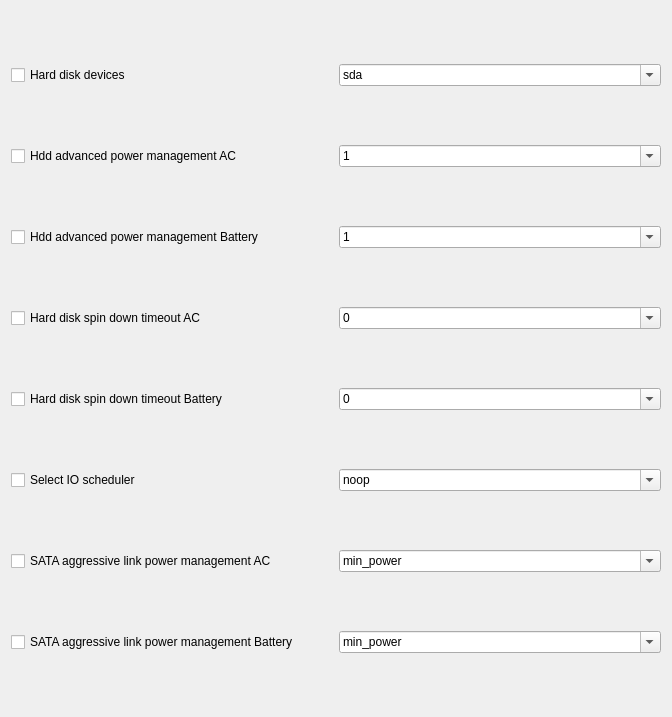
          <widget class="QWidget" name="scrollAreaWidgetContents_3">
           <property name="geometry">
            <rect>
             <x>0</x>
             <y>0</y>
             <width>672</width>
             <height>717</height>
            </rect>
           </property>
           <layout class="QHBoxLayout" name="horizontalLayout_19">
            <item>
             <layout class="QVBoxLayout" name="verticalLayout_7">
              <item>
               <layout class="QHBoxLayout" name="horizontalLayout">
                <item>
                 <widget class="QCheckBox" name="checkBox_22">
                  <property name="text">
                   <string>Hard disk devices</string>
                  </property>
                 </widget>
                </item>
                <item>
                 <widget class="QComboBox" name="comboBox_6">
                  <property name="editable">
                   <bool>true</bool>
                  </property>
                  <item>
                   <property name="text">
                    <string>sda</string>
                   </property>
                  </item>
                  <item>
                   <property name="text">
                    <string>sdb</string>
                   </property>
                  </item>
                 </widget>
                </item>
               </layout>
              </item>
              <item>
               <layout class="QHBoxLayout" name="horizontalLayout_20">
                <item>
                 <widget class="QCheckBox" name="checkBox_23">
                  <property name="text">
                   <string>Hdd advanced power management AC</string>
                  </property>
                 </widget>
                </item>
                <item>
                 <widget class="QComboBox" name="comboBox_7">
                  <property name="editable">
                   <bool>true</bool>
                  </property>
                  <item>
                   <property name="text">
                    <string>1</string>
                   </property>
                  </item>
                  <item>
                   <property name="text">
                    <string>127</string>
                   </property>
                  </item>
                  <item>
                   <property name="text">
                    <string>128</string>
                   </property>
                  </item>
                  <item>
                   <property name="text">
                    <string>254</string>
                   </property>
                  </item>
                  <item>
                   <property name="text">
                    <string>255</string>
                   </property>
                  </item>
                 </widget>
                </item>
               </layout>
              </item>
              <item>
               <layout class="QHBoxLayout" name="horizontalLayout_21">
                <item>
                 <widget class="QCheckBox" name="checkBox_24">
                  <property name="text">
                   <string>Hdd advanced power management Battery</string>
                  </property>
                 </widget>
                </item>
                <item>
                 <widget class="QComboBox" name="comboBox_8">
                  <property name="editable">
                   <bool>true</bool>
                  </property>
                  <item>
                   <property name="text">
                    <string>1</string>
                   </property>
                  </item>
                  <item>
                   <property name="text">
                    <string>127</string>
                   </property>
                  </item>
                  <item>
                   <property name="text">
                    <string>128</string>
                   </property>
                  </item>
                  <item>
                   <property name="text">
                    <string>254</string>
                   </property>
                  </item>
                  <item>
                   <property name="text">
                    <string>255</string>
                   </property>
                  </item>
                 </widget>
                </item>
               </layout>
              </item>
              <item>
               <layout class="QHBoxLayout" name="horizontalLayout_22">
                <item>
                 <widget class="QCheckBox" name="checkBox_25">
                  <property name="text">
                   <string>Hard disk spin down timeout AC</string>
                  </property>
                 </widget>
                </item>
                <item>
                 <widget class="QComboBox" name="comboBox_9">
                  <property name="editable">
                   <bool>true</bool>
                  </property>
                  <item>
                   <property name="text">
                    <string>0</string>
                   </property>
                  </item>
                  <item>
                   <property name="text">
                    <string>1</string>
                   </property>
                  </item>
                  <item>
                   <property name="text">
                    <string>240</string>
                   </property>
                  </item>
                  <item>
                   <property name="text">
                    <string>241</string>
                   </property>
                  </item>
                  <item>
                   <property name="text">
                    <string>251</string>
                   </property>
                  </item>
                 </widget>
                </item>
               </layout>
              </item>
              <item>
               <layout class="QHBoxLayout" name="horizontalLayout_23">
                <item>
                 <widget class="QCheckBox" name="checkBox_26">
                  <property name="text">
                   <string>Hard disk spin down timeout Battery</string>
                  </property>
                 </widget>
                </item>
                <item>
                 <widget class="QComboBox" name="comboBox_10">
                  <property name="editable">
                   <bool>true</bool>
                  </property>
                  <item>
                   <property name="text">
                    <string>0</string>
                   </property>
                  </item>
                  <item>
                   <property name="text">
                    <string>1</string>
                   </property>
                  </item>
                  <item>
                   <property name="text">
                    <string>240</string>
                   </property>
                  </item>
                  <item>
                   <property name="text">
                    <string>241</string>
                   </property>
                  </item>
                  <item>
                   <property name="text">
                    <string>251</string>
                   </property>
                  </item>
                 </widget>
                </item>
               </layout>
              </item>
              <item>
               <layout class="QHBoxLayout" name="horizontalLayout_24">
                <item>
                 <widget class="QCheckBox" name="checkBox_27">
                  <property name="text">
                   <string>Select IO scheduler</string>
                  </property>
                 </widget>
                </item>
                <item>
                 <widget class="QComboBox" name="comboBox_5">
                  <property name="editable">
                   <bool>true</bool>
                  </property>
                  <item>
                   <property name="text">
                    <string>noop</string>
                   </property>
                  </item>
                  <item>
                   <property name="text">
                    <string>deadline</string>
                   </property>
                  </item>
                  <item>
                   <property name="text">
                    <string>cfq</string>
                   </property>
                  </item>
                 </widget>
                </item>
               </layout>
              </item>
              <item>
               <layout class="QHBoxLayout" name="horizontalLayout_25">
                <item>
                 <widget class="QCheckBox" name="checkBox_28">
                  <property name="text">
                   <string>SATA aggressive link power management AC</string>
                  </property>
                 </widget>
                </item>
                <item>
                 <widget class="QComboBox" name="comboBox_11">
                  <property name="editable">
                   <bool>true</bool>
                  </property>
                  <item>
                   <property name="text">
                    <string>min_power</string>
                   </property>
                  </item>
                  <item>
                   <property name="text">
                    <string>medium_power</string>
                   </property>
                  </item>
                  <item>
                   <property name="text">
                    <string>max_perfonmance</string>
                   </property>
                  </item>
                 </widget>
                </item>
               </layout>
              </item>
              <item>
               <layout class="QHBoxLayout" name="horizontalLayout_26">
                <item>
                 <widget class="QCheckBox" name="checkBox_29">
                  <property name="text">
                   <string>SATA aggressive link power management Battery</string>
                  </property>
                 </widget>
                </item>
                <item>
                 <widget class="QComboBox" name="comboBox_12">
                  <property name="editable">
                   <bool>true</bool>
                  </property>
                  <item>
                   <property name="text">
                    <string>min_power</string>
                   </property>
                  </item>
                  <item>
                   <property name="text">
                    <string>medium_power</string>
                   </property>
                  </item>
                  <item>
                   <property name="text">
                    <string>max_perfonmance</string>
                   </property>
                  </item>
                 </widget>
                </item>
               </layout>
              </item>
             </layout>
            </item>
           </layout>
          </widget>
